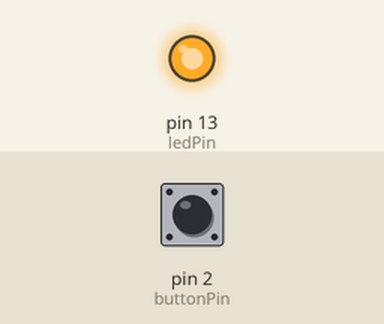
The sketch below on a simulated Arduino Uno, built with avr-gcc and run on an emulated ATmega328P. Parts: output pins drawn as LEDs (lit = HIGH). Inputs (shaded band) come from the test bench; at power-on: pin 2 (buttonPin) LOW.

Above: at 1.2 s.
1.3 s: pin 2 (buttonPin) pulled HIGH for 0.15 s
At 2.4 s:
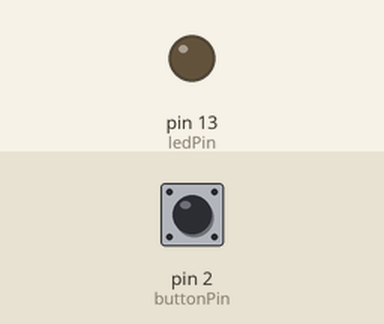
2.9 s: pin 2 (buttonPin) pulled HIGH for 1 s
At 3.6 s:
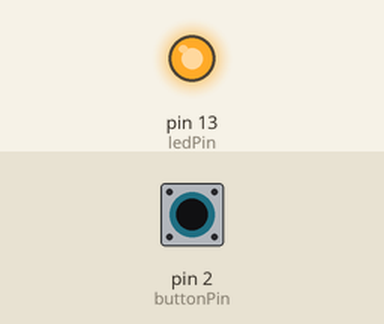
5.4 s: pin 2 (buttonPin) pulled HIGH for 3.2 s
At 6.7 s:
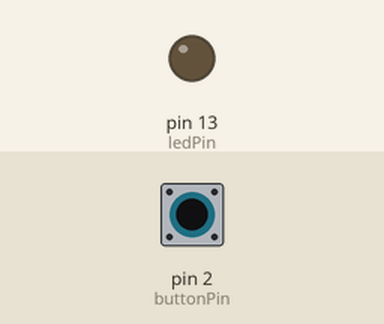
Timing chart, 0 to 8.4 s (numbered marks = the images above; inputs shaded):
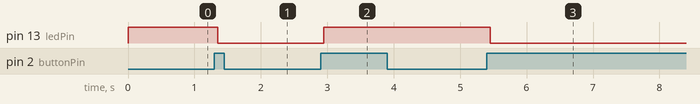

The sketch:

Debounce.ino
```cpp
/*
 按键防抖动

 http://shop34791330.taobao.com/ //德飞莱旗舰店
 http://qixingchong.tmall.com/   //七星虫旗舰店
 http://www.doflye.net //德飞莱技术论坛
 http://www.doflye.net/forum-98-1.html //德飞莱论坛arduino版块

 在一些情况下，由于按键的机械特性，按下或者释放的时候电平不能理解停止在
 理论电平值，而是需要一定时间的振荡后停止，这些抖动虽然实际很短，对于单
 片机来说这个抖动会被认为是按键的实际作用，这个不是我们需要的，所以需要
 通过延时程序跳过抖动区，从而正确的执行按键动作，德飞莱论坛对于这个部分
 内容有讲解，可以去查看，也可以参考LY-51S的视频教程来了解这个内容。
 视频链接地址：http://www.youku.com/playlist_show/id_18512367.html
 独立按键视频：http://v.youku.com/v_show/id_XNDc3MjkwMTUy.html?f=18512367

 硬件连接：
 * led连接的13脚，默认开发板上有这个硬件连接
 * 按钮一端连接到+5V，另外一段连接到Pin2，
 * 10K 电阻连接pin2和GND之间
 * 德飞莱增强版上面有这个按键KEY_H，直接用1根杜邦线
 * 连接到Pin2引脚
 如果使用LY-51S独立模块开发板，参考以下链接：
 http://doflye.net/viewthread.php?tid=5296&extra=
 官方硬件和软件参考地址：
 http://www.arduino.cc/en/Tutorial/Debounce
 */

// 引脚定义
const int buttonPin = 2;    // 按键位置
const int ledPin = 13;      // led位置

// 定义变量
int ledState = HIGH;         // 当前led状态
int buttonState;             // 读取的当前按键状态
int lastButtonState = LOW;   // 上次读取的按键状态

// 使用长整型变量
long lastDebounceTime = 0;  // 上次按键触发时间
long debounceDelay = 50;    // 去抖时间，根据实际情况调整

void setup() {
  pinMode(buttonPin, INPUT);
  pinMode(ledPin, OUTPUT);

  // 初始化led的状态
  digitalWrite(ledPin, ledState);
}

void loop() {
  // 读取按键状态赋值到一个变量
  int reading = digitalRead(buttonPin);


  // 如果按键状态变化，不过是由于抖动还是按键按下造成的
  // 下面的程序都需要进行这一步处理
  if (reading != lastButtonState) {
    // 复位去抖时间，就是把当前时间保存下来
    lastDebounceTime = millis();
  }

  if ((millis() - lastDebounceTime) > debounceDelay) {
    // 等过了去抖时间，再次去检测按键的状态
    if (reading != buttonState) {
      buttonState = reading;

      // 如果按键仍然保持上次的状态，我们认为这个按键按下是真实有效的
	  // 每次按下按键需要改变当前的led状态，比如上次是熄灭，现在需要
	  // 点亮，反之亦然。
      if (buttonState == HIGH) {
        ledState = !ledState;
      }
    }
  }

  // 把led的最终结果输出到对应的引脚
  digitalWrite(ledPin, ledState);

  // 保存当前值，一边下一个循环检测的时候使用
  lastButtonState = reading;
}
```

Measured:
- after the input at 1.3 s, pin 13 (ledPin): HIGH → LOW after 0.05 s
- after the input at 2.9 s, pin 13 (ledPin): LOW → HIGH after 0.05 s
- after the input at 5.4 s, pin 13 (ledPin): HIGH → LOW after 0.05 s
